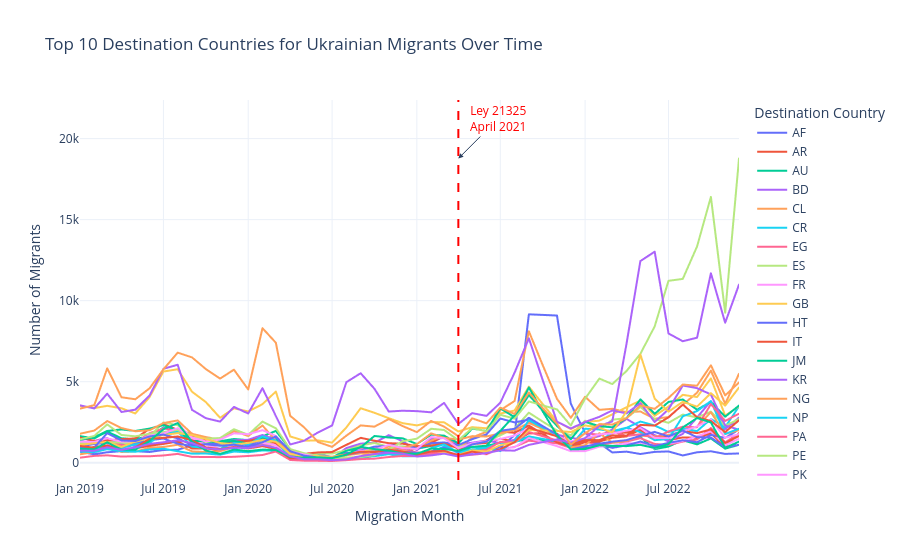

Write notebook code for a chart like this one.
### Code cell
fig = px.line(
    df_plot,
    x='migration_month',
    y='num_migrants',
    color=comparison,
    title='Top 10 Destination Countries for Ukrainian Migrants Over Time',
    labels={
        'migration_month': 'Month',
        'num_migrants': 'Number of Migrants',
        'country': 'Destination/Origin Country'
    },
)

# Add vertical line + annotation
fig.add_vline(
    x="2021-04-01",
    line_width=2,
    line_dash="dash",
    line_color="red"
)

fig.add_annotation(
    x="2021-04-01",
    y=max(df_plot['num_migrants']),  # place near the top of the chart
    text="Ley 21325<br>April 2021",
    showarrow=True,
    arrowhead=2,
    ax=40,  # x offset of annotation text
    ay=-40,  # y offset of annotation text
    font=dict(color="red", size=12),
    align="center"
)

fig.update_layout(
    template='plotly_white',
    legend_title_text='Destination Country',
    xaxis_title='Migration Month',
    yaxis_title='Number of Migrants',
    hovermode='x unified'
)

fig.show()
